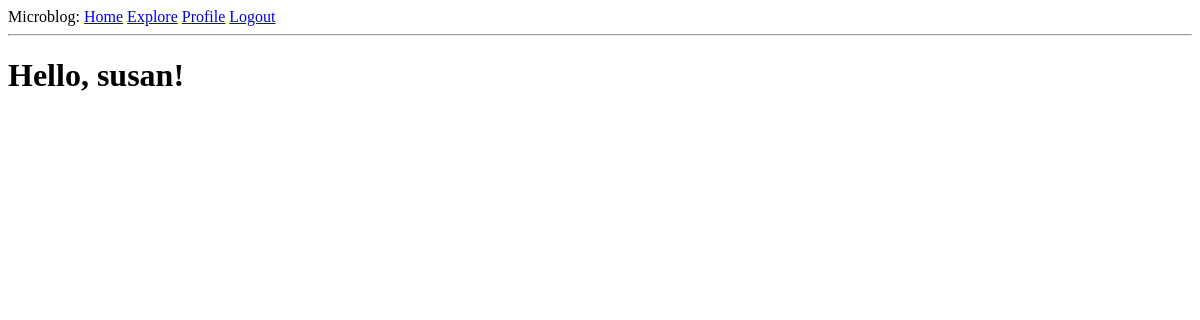
The page /index (signed in) on the database as committed earlier.
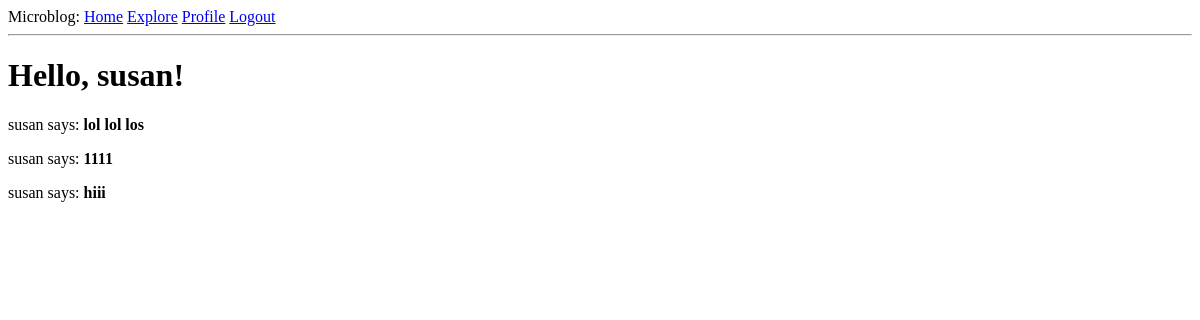
The same page on the database as committed later.
### app/models.py (models this page shows, shortened)
class Post(db.Model):
    id: so.Mapped[int] = so.mapped_column(primary_key=True)
    body: so.Mapped[str] = so.mapped_column(sa.String(140))
    timestamp: so.Mapped[datetime] = so.mapped_column(
        index=True, default=lambda: datetime.now(timezone.utc))
    user_id: so.Mapped[int] = so.mapped_column(sa.ForeignKey(User.id), index=True)
    author: so.Mapped[User] = so.relationship(back_populates='posts')

class User(UserMixin, db.Model):
    id: so.Mapped[int] = so.mapped_column(primary_key=True)
    username: so.Mapped[str] = so.mapped_column(sa.String(64), index=True, unique=True)
    email: so.Mapped[str] = so.mapped_column(sa.String(120), index=True, unique=True)
    password_hash: so.Mapped[Optional[str]] = so.mapped_column(sa.String(256))
    about_me: so.Mapped[Optional[str]] = so.mapped_column(sa.String(140))
    last_seen: so.Mapped[Optional[datetime]] = so.mapped_column(
        default=lambda: datetime.now(timezone.utc))
    posts: so.WriteOnlyMapped['Post'] = so.relationship(back_populates='author')
    following: so.WriteOnlyMapped['User'] = so.relationship(
        secondary=followers, primaryjoin=(followers.c.follower_id == id),
        secondaryjoin=(followers.c.followed_id == id),
        back_populates='followers')
    followers: so.WriteOnlyMapped['User'] = so.relationship(
        secondary=followers, primaryjoin=(followers.c.followed_id == id),
        secondaryjoin=(followers.c.follower_id == id),
        back_populates='following')
    def following_posts(self):
        Author = so.aliased(User)
        Follower = so.aliased(User)
        return (
            sa.select(Post)
            .join(Post.author.of_type(Author))
            .join(Author.followers.of_type(Follower), isouter=True)
            .where(sa.or_(
                Follower.id == self.id,
                Author.id == self.id,
            ))
            .group_by(Post)
            .order_by(Post.timestamp.desc())
        )

### app/routes.py (the view)
@app.route('/', methods=['GET', 'POST'])
@app.route('/index', methods=['GET', 'POST'])
@login_required
def index():
    form = PostForm()
    if form.validate_on_submit():
        post = Post(body=form.post.data, author=current_user)
        db.session.add(post)
        db.session.commit()
        flash('Your post is now live')
        return redirect(url_for('index'))
    user = {'username': 'AnKa'}
    '''
    posts = [
        {
            'author': {'username': 'John'},
            'body': 'Beautiful day in Marlboro'
        },
        {
            'author': {'username': 'Mike'},
            'body': 'The Avengers movie was so cool!'
        },
    ]
    '''
    page = request.args.get('page', 1, type=int)
    posts = db.paginate(current_user.following_posts(), page=page,
                               per_page=app.config['POSTS_PER_PAGE'], error_out=False)
    next_url = url_for('index', page=posts.next_num) \
        if posts.has_next else None
    prev_url = url_for('index', page=posts.prev_num) \
        if posts.has_prev else None
    return render_template('index.html', title='Home',
                           form=form, posts=posts.items,
                           next_url=next_url, prev_url=prev_url)

### app/models.py (called while the page is built)
@login.user_loader
def load_user(id):
    return db.session.get(User, int(id))

### app/routes.py (called while the page is built)
@app.before_request
def before_request():
    if current_user.is_authenticated:
        current_user.last_seen = datetime.now(timezone.utc)
        db.session.commit()

### app/templates/index.html
{% extends "base.html" %}
{% block content %}
	<h1>Hello, {{ current_user.username }}!</h1>
	{% for post in posts %}
	<div><p></p>{{ post.author.username }} says: <b>{{ post.body }}</b></p></div>
	{% endfor %}
{% endblock %}

Rows that differ between the two databases and show on the page:
added Post: author.username "susan", body "lol lol los"
added Post: author.username "susan", body "1111"
added Post: author.username "susan", body "hiii"
